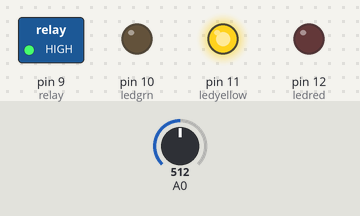
Simulated run of this sketch. Board: Arduino Uno, built with avr-gcc and run on an emulated ATmega328P. On the bench: switched loads named in the sketch (green lamp = pin HIGH), output pins drawn as LEDs (lit = HIGH). The test bench sets the inputs (shaded band); at power-on: A0 = 512.

Above: at 1.3 s.
1.4 s: A0 set to 217
2.9 s: A0 set to 194
At 4.2 s:
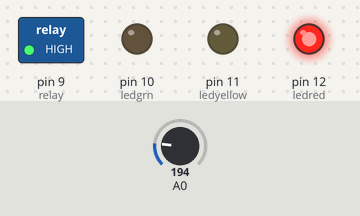
4.5 s: A0 set to 503
6.0 s: A0 set to 529
At 6.7 s:
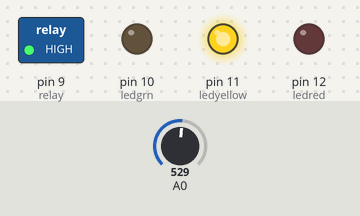
7.5 s: A0 set to 1012
9.0 s: A0 set to 1023
At 10.2 s:
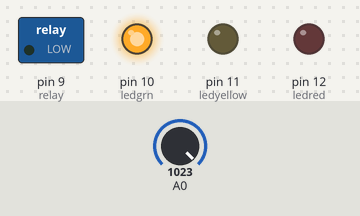
Timing chart, 0 to 11.5 s (numbered marks = the images above; inputs shaded):
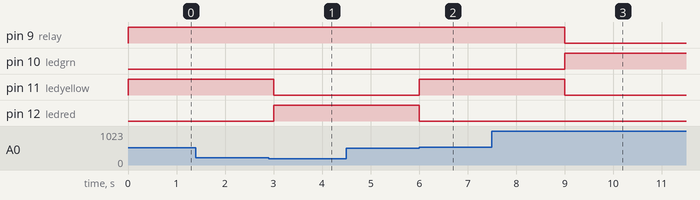

The sketch:

water_tank_control.ino
```cpp
int ledred=12;
int ledyellow=11;
int ledgrn=10;
float pot;
float value;
int relay=9;
void setup() {
  // put your setup code here, to run once:
  pinMode(ledred,OUTPUT);
  pinMode(ledyellow,OUTPUT);
  pinMode(ledgrn,OUTPUT);
  pinMode(relay,OUTPUT);
}

void loop() {
  // put your main code here, to run repeatedly:
  pot=analogRead(A0);
  value=(pot/1023.0)*5.0;
  if(value<=1.0){
    digitalWrite(ledred,HIGH);
    digitalWrite(ledyellow,LOW);
    digitalWrite(ledgrn,LOW);
    digitalWrite(relay,HIGH);
    }
  else if(value>=2.50 and value<=3.5){
    digitalWrite(ledred,LOW);
    digitalWrite(ledyellow,HIGH);
    digitalWrite(ledgrn,LOW);
    digitalWrite(relay,HIGH);
  }
  else if(value==5.00){
    digitalWrite(ledred,LOW);
    digitalWrite(ledyellow,LOW);
    digitalWrite(ledgrn,HIGH);
    digitalWrite(relay,LOW);
  }
  delay(500);
}
```

Measured:
- the behaviour switches between 205 and 204 on A0 (found by bisection; images 0 and 1)
- the behaviour switches between 511 and 512 on A0 (found by bisection; images 1 and 2)
- the behaviour switches between 1022 and 1023 on A0 (found by bisection; images 2 and 3)
- after the input at 1.4 s, every drawn part: stays the same
- after the input at 2.9 s, pin 11 (ledyellow): HIGH → LOW after 0.10 s; pin 12 (ledred): LOW → HIGH after 0.10 s
- after the input at 4.5 s, every drawn part: stays the same
- after the input at 6.0 s, pin 11 (ledyellow): LOW → HIGH at once; pin 12 (ledred): HIGH → LOW at once
- after the input at 7.5 s, every drawn part: stays the same
- after the input at 9.0 s, pin 9 (relay), pin 11 (ledyellow): HIGH → LOW at once; pin 10 (ledgrn): LOW → HIGH at once
